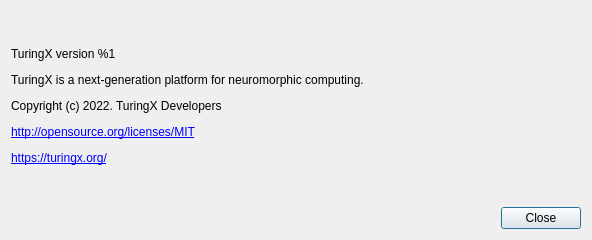
<?xml version="1.0" encoding="UTF-8"?>
<ui version="4.0">
 <class>AboutDialog</class>
 <widget class="QDialog" name="AboutDialog">
  <property name="geometry">
   <rect>
    <x>0</x>
    <y>0</y>
    <width>592</width>
    <height>240</height>
   </rect>
  </property>
  <property name="sizePolicy">
   <sizepolicy hsizetype="Fixed" vsizetype="Fixed">
    <horstretch>0</horstretch>
    <verstretch>0</verstretch>
   </sizepolicy>
  </property>
  <property name="minimumSize">
   <size>
    <width>592</width>
    <height>240</height>
   </size>
  </property>
  <property name="maximumSize">
   <size>
    <width>592</width>
    <height>240</height>
   </size>
  </property>
  <property name="windowTitle">
   <string>About %1</string>
  </property>
  <layout class="QVBoxLayout" name="verticalLayout" stretch="0,0">
   <item>
    <widget class="QLabel" name="m_aboutLabel">
     <property name="sizePolicy">
      <sizepolicy hsizetype="Preferred" vsizetype="Expanding">
       <horstretch>0</horstretch>
       <verstretch>0</verstretch>
      </sizepolicy>
     </property>
     <property name="text">
      <string>&lt;html&gt;&lt;head/&gt;&lt;body&gt;&lt;p&gt;TuringX version %1&lt;/p&gt;&lt;p&gt;TuringX is a next-generation platform for neuromorphic computing.&lt;/p&gt;&lt;p&gt;Copyright (c) 2022. TuringX Developers&lt;/p&gt;&lt;p&gt;&lt;a href=&quot;http://opensource.org/licenses/MIT&quot;&gt;&lt;span style=&quot; text-decoration: underline; color:#0000ff;&quot;&gt;http://opensource.org/licenses/MIT&lt;/span&gt;&lt;/a&gt;&lt;/p&gt;&lt;p&gt;&lt;a href=&quot;https://turingx.org/&quot;&gt;&lt;span style=&quot; text-decoration: underline; color:#0000ff;&quot;&gt;https://turingx.org/&lt;/span&gt;&lt;/a&gt;&lt;/p&gt;&lt;/body&gt;&lt;/html&gt;</string>
     </property>
     <property name="textFormat">
      <enum>Qt::RichText</enum>
     </property>
     <property name="wordWrap">
      <bool>true</bool>
     </property>
     <property name="openExternalLinks">
      <bool>true</bool>
     </property>
    </widget>
   </item>
   <item>
    <layout class="QHBoxLayout" name="horizontalLayout">
     <item>
      <spacer name="horizontalSpacer">
       <property name="orientation">
        <enum>Qt::Horizontal</enum>
       </property>
       <property name="sizeHint" stdset="0">
        <size>
         <width>40</width>
         <height>20</height>
        </size>
       </property>
      </spacer>
     </item>
     <item>
      <widget class="QPushButton" name="m_closeButton">
       <property name="text">
        <string>Close</string>
       </property>
      </widget>
     </item>
    </layout>
   </item>
  </layout>
 </widget>
 <resources/>
 <connections>
  <connection>
   <sender>m_closeButton</sender>
   <signal>clicked()</signal>
   <receiver>AboutDialog</receiver>
   <slot>accept()</slot>
   <hints>
    <hint type="sourcelabel">
     <x>538</x>
     <y>285</y>
    </hint>
    <hint type="destinationlabel">
     <x>294</x>
     <y>156</y>
    </hint>
   </hints>
  </connection>
 </connections>
</ui>
